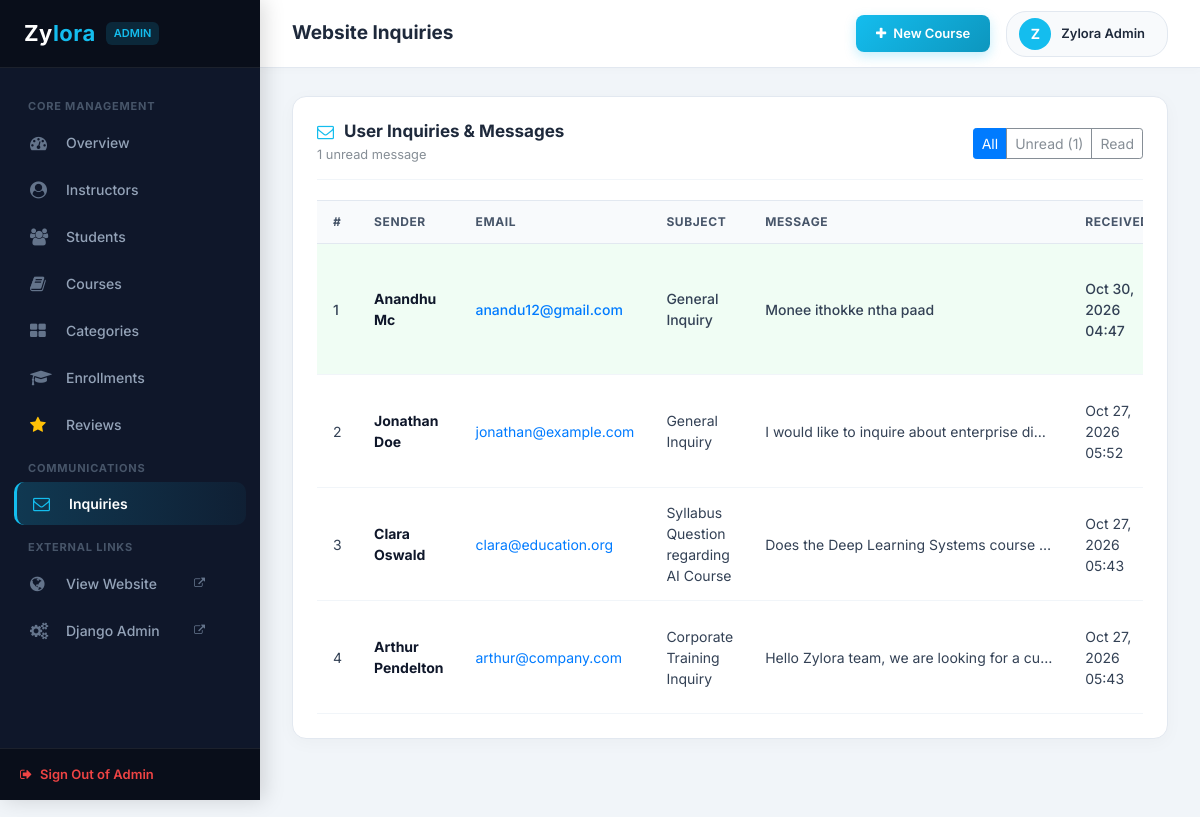
The page /admin-panel/messages/ (signed in) on the database its author committed.
### backend/models.py (models this page shows, shortened)
class ContactMessage(models.Model):
    name = models.CharField(max_length=150)
    email = models.EmailField()
    subject = models.CharField(max_length=250, blank=True, default='General Inquiry')
    message = models.TextField()
    is_read = models.BooleanField(default=False)
    created_at = models.DateTimeField(auto_now_add=True)
    class Meta:
        ordering = ['-created_at']

### backend/views.py (the view)
# urls.py: path('messages/', views.messages_list, name='messages_list'),
@user_passes_test(is_admin_user, login_url='backend:admin_login')
def messages_list(request):
    filter_type = request.GET.get('filter', '').strip()
    inquiries = ContactMessage.objects.all().order_by('-created_at')
    if filter_type == 'unread':
        inquiries = inquiries.filter(is_read=False)
    elif filter_type == 'read':
        inquiries = inquiries.filter(is_read=True)
    context = {
        'inquiries': inquiries,
        'filter_type': filter_type,
        'unread_count': ContactMessage.objects.filter(is_read=False).count(),
    }
    return render(request, 'backend/messages_list.html', context)

### backend/views.py (called while the page is built)
def is_admin_user(user):
    return user.is_authenticated and (user.is_staff or user.is_superuser)

### backend/templates/backend/messages_list.html (shortened to what this page needs)
{% extends 'backend/base_admin.html' %}
{% block page_title %}Website Inquiries{% endblock %}
{% block admin_content %}
<div class="dash_panel">
	<div class="dash_panel_header">
		<div>
			<h3 class="dash_panel_title"><i class="fa fa-envelope-o"></i> User Inquiries & Messages</h3>
			<span class="small text-muted">{{ unread_count }} unread message{{ unread_count|pluralize }}</span>
		</div>
		<div class="btn-group btn-group-sm">
			<a href="{% url 'backend:messages_list' %}" class="btn {% if not filter_type %}btn-primary{% else %}btn-outline-secondary{% endif %}">
				All
			</a>
			<a href="{% url 'backend:messages_list' %}?filter=unread" class="btn {% if filter_type == 'unread' %}btn-primary{% else %}btn-outline-secondary{% endif %}">
				Unread ({{ unread_count }})
			</a>
			<a href="{% url 'backend:messages_list' %}?filter=read" class="btn {% if filter_type == 'read' %}btn-primary{% else %}btn-outline-secondary{% endif %}">
				Read
			</a>
		</div>
	</div>
	<div class="table-responsive">
		<table class="custom_table">
			<thead>
				<tr>
					<th>#</th>
					<th>Sender</th>
					<th>Email</th>
					<th>Subject</th>
					<th>Message</th>
					<th>Received</th>
				</tr>
			</thead>
			<tbody>
				{% for msg in inquiries %}
				<tr style="{% if not msg.is_read %}background: #f0fdf4; font-weight: 500;{% endif %}">
					<td>{{ forloop.counter }}</td>
					<td>
						<strong style="color: #0f172a;">{{ msg.name }}</strong>
					</td>
					<td><a href="mailto:{{ msg.email }}">{{ msg.email }}</a></td>
					<td>{{ msg.subject|default:"General Inquiry" }}</td>
					<td style="max-width: 320px;">
						<div class="text-truncate" title="{{ msg.message }}">
							{{ msg.message }}
						</div>
					</td>
					<td>{{ msg.created_at|date:"M d, Y H:i" }}</td>
				</tr>
				{% endfor %}
			</tbody>
		</table>
	</div>
</div>
{% endblock %}

### backend/templates/backend/base_admin.html (shortened to what this page needs)
{% load static %}
<!DOCTYPE html>
<html lang="en">
<head>
<link rel="stylesheet" type="text/css" href="{% static 'frontend/styles/bootstrap4/bootstrap.min.css' %}">
<link href="{% static 'frontend/plugins/font-awesome-4.7.0/css/font-awesome.min.css' %}" rel="stylesheet" type="text/css">
</head>
<body>
<aside class="admin_sidebar">
	<div class="sidebar_brand">
		<a href="{% url 'backend:dashboard' %}">Zy<span>lora</span></a>
		<span class="badge_admin">{% if request.user.is_superuser %}Admin{% else %}Instructor{% endif %}</span>
	</div>
	<ul class="sidebar_menu">
		<div class="menu_heading">Core Management</div>
		<li class="sidebar_item">
			<a href="{% url 'backend:dashboard' %}" class="sidebar_link {% if request.resolver_match.url_name == 'dashboard' %}active{% endif %}">
				<i class="fa fa-dashboard"></i> Overview
			</a>
		</li>
		{% if request.user.is_superuser %}
		<li class="sidebar_item">
			<a href="{% url 'backend:instructors_list' %}" class="sidebar_link {% if request.resolver_match.url_name in 'instructors_list,instructor_create' %}active{% endif %}">
				<i class="fa fa-user-circle"></i> Instructors
			</a>
		</li>
		{% endif %}
		<li class="sidebar_item">
			<a href="{% url 'backend:students_list' %}" class="sidebar_link {% if request.resolver_match.url_name in 'students_list,student_edit' %}active{% endif %}">
				<i class="fa fa-users"></i> Students
			</a>
		</li>
		<li class="sidebar_item">
			<a href="{% url 'backend:courses_list' %}" class="sidebar_link {% if request.resolver_match.url_name in 'courses_list,course_create,course_edit,course_lessons,lesson_create,lesson_edit' %}active{% endif %}">
				<i class="fa fa-book"></i> Courses
			</a>
		</li>
		<li class="sidebar_item">
			<a href="{% url 'backend:categories_list' %}" class="sidebar_link {% if request.resolver_match.url_name in 'categories_list,category_create,category_edit' %}active{% endif %}">
				<i class="fa fa-th-large"></i> Categories
			</a>
		</li>
		<li class="sidebar_item">
			<a href="{% url 'backend:enrollments_list' %}" class="sidebar_link {% if request.resolver_match.url_name in 'enrollments_list,enrollment_detail' %}active{% endif %}">
				<i class="fa fa-graduation-cap"></i> Enrollments
			</a>
		</li>
		<li class="sidebar_item">
			<a href="{% url 'backend:reviews_list' %}" class="sidebar_link {% if request.resolver_match.url_name == 'reviews_list' %}active{% endif %}">
				<i class="fa fa-star text-warning"></i> Reviews
			</a>
		</li>
		<div class="menu_heading">Communications</div>
		<li class="sidebar_item">
			<a href="{% url 'backend:messages_list' %}" class="sidebar_link {% if request.resolver_match.url_name == 'messages_list' %}active{% endif %}">
				<i class="fa fa-envelope-o"></i> Inquiries
			</a>
		</li>
		<div class="menu_heading">External Links</div>
		<li class="sidebar_item">
			<a href="{% url 'frontend:index' %}" target="_blank" class="sidebar_link">
				<i class="fa fa-globe"></i> View Website <i class="fa fa-external-link ml-auto" style="font-size: 11px;"></i>
			</a>
		</li>
		<li class="sidebar_item">
			<a href="/admin/" target="_blank" class="sidebar_link">
				<i class="fa fa-cogs"></i> Django Admin <i class="fa fa-external-link ml-auto" style="font-size: 11px;"></i>
			</a>
		</li>
	</ul>
	<div class="sidebar_footer">
		<a href="{% url 'backend:admin_logout' %}" style="color: #ef4444; font-size: 13px; font-weight: 600; text-decoration: none; display: flex; align-items: center;">
			<i class="fa fa-sign-out mr-2"></i> Sign Out of Admin
		</a>
	</div>
</aside>
<header class="admin_topbar">
	<div class="topbar_left">
		<h1>{% block page_title %}Admin Dashboard{% endblock %}</h1>
	</div>
	<div class="topbar_right">
		<a href="{% url 'backend:course_create' %}" class="btn_admin_primary mr-3">
			<i class="fa fa-plus"></i> New Course
		</a>
		<div class="admin_user_pill">
			<div class="admin_avatar">
				{{ request.user.first_name|first|default:request.user.username|first|upper }}
			</div>
			<div class="admin_user_name">
				{{ request.user.get_full_name|default:request.user.username }}
			</div>
		</div>
	</div>
</header>
<main class="admin_main">
	{% block admin_content %}{% endblock %}
</main>
</body>
</html>

### rows shown on the page
ContactMessage: name "Anandhu Mc", email "anandu12@gmail.com", subject "General Inquiry", message "Monee ithokke ntha paad", created_at "Oct 30, 2026 04:47"
ContactMessage: name "Jonathan Doe", email "jonathan@example.com", subject "General Inquiry", message "I would like to inquire about enterprise di…", created_at "Oct 27, 2026 05:52"
ContactMessage: name "Clara Oswald", email "clara@education.org", subject "Syllabus Question regarding AI Course", message "Does the Deep Learning Systems course…", created_at "Oct 27, 2026 05:43"
ContactMessage: name "Arthur Pendelton", email "arthur@company.com", subject "Corporate Training Inquiry", message "Hello Zylora team, we are looking for a cu…", created_at "Oct 27, 2026 05:43"

### other values the page prints
{{ request.user.get_full_name|default:request.user.username }} "Zylora Admin"
{{ unread_count }} "1"
